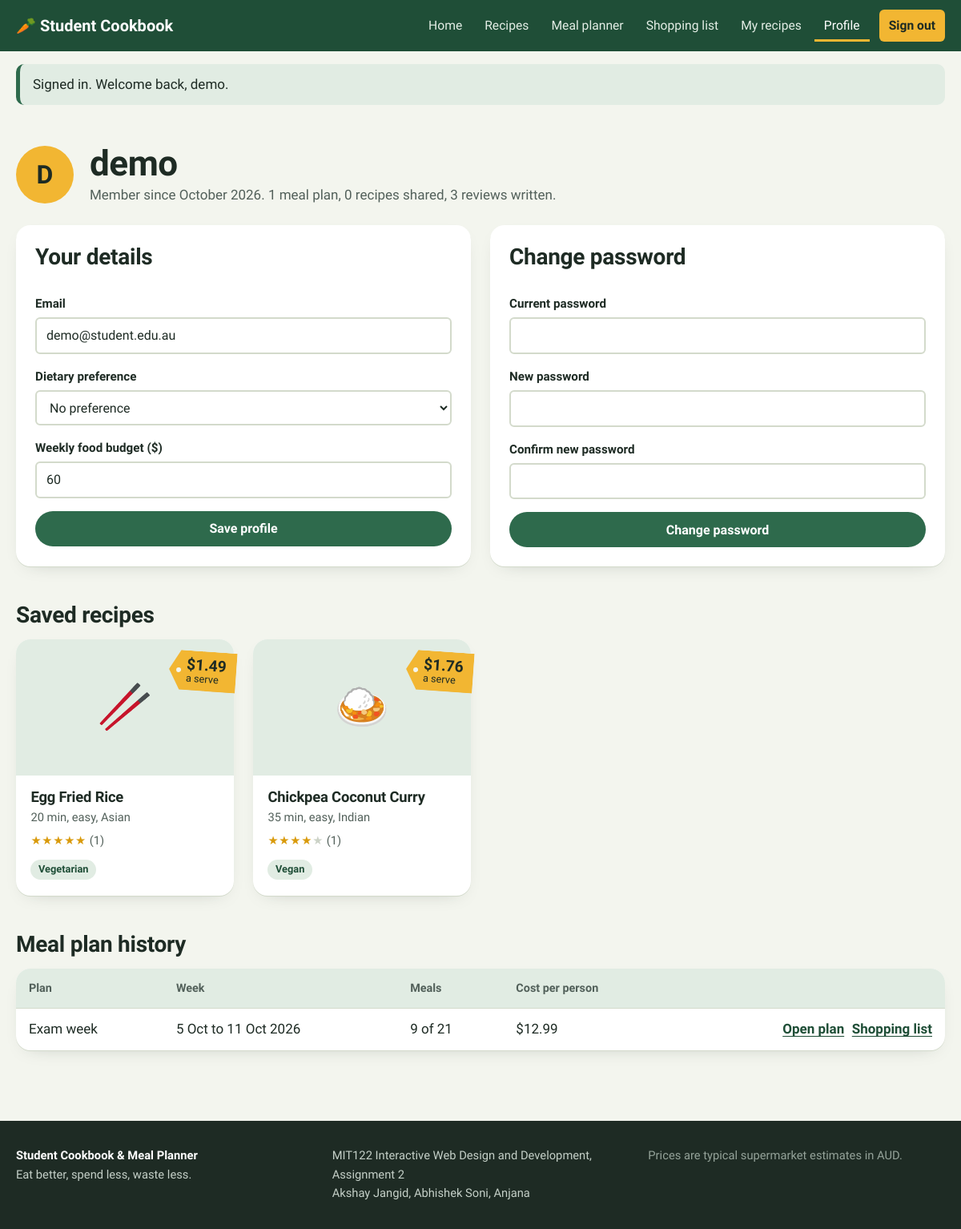
The app's page /profile.php (signed in) with its own data.
### tables this page shows
CREATE TABLE users (
    user_id            INT AUTO_INCREMENT PRIMARY KEY,
    username           VARCHAR(50)  NOT NULL UNIQUE,
    email              VARCHAR(120) NOT NULL UNIQUE,
    password_hash      VARCHAR(255) NOT NULL,
    dietary_preference ENUM('none','vegetarian','vegan','gluten-free','dairy-free') NOT NULL DEFAULT 'none',
    budget             DECIMAL(8,2) NOT NULL DEFAULT 60.00,    
    created_at         TIMESTAMP DEFAULT CURRENT_TIMESTAMP
);

CREATE TABLE recipes (
    recipe_id        INT AUTO_INCREMENT PRIMARY KEY,
    title            VARCHAR(120) NOT NULL,
    description      TEXT NOT NULL,
    instructions     TEXT NOT NULL,               
    prep_time        INT NOT NULL DEFAULT 0,      
    cook_time        INT NOT NULL DEFAULT 0,      
    servings         INT NOT NULL DEFAULT 1,
    cost_per_serving DECIMAL(6,2) NOT NULL DEFAULT 0.00,   
    difficulty       ENUM('easy','medium','hard') NOT NULL DEFAULT 'easy',
    cuisine          VARCHAR(40) NOT NULL,
    dietary          ENUM('none','vegetarian','vegan','gluten-free','dairy-free') NOT NULL DEFAULT 'none',
    calories         INT DEFAULT NULL,            
    protein_g        INT DEFAULT NULL,            
    image            VARCHAR(255) DEFAULT NULL,   
    created_by       INT DEFAULT NULL,            
    created_at       TIMESTAMP DEFAULT CURRENT_TIMESTAMP,
    FOREIGN KEY (created_by) REFERENCES users(user_id) ON DELETE SET NULL
);

CREATE TABLE meal_plans (
    meal_plan_id INT AUTO_INCREMENT PRIMARY KEY,
    user_id      INT NOT NULL,
    plan_name    VARCHAR(80) NOT NULL,
    start_date   DATE NOT NULL,                   
    end_date     DATE NOT NULL,
    created_at   TIMESTAMP DEFAULT CURRENT_TIMESTAMP,
    FOREIGN KEY (user_id) REFERENCES users(user_id) ON DELETE CASCADE
);

### profile.php (the view, shortened to what this page needs)
<?php
require_once 'includes/functions.php';
$uid    = current_user_id();
$user = current_user($pdo);
$stmt = $pdo->prepare(str_replace('FROM recipes r', 'FROM saved_recipes s JOIN recipes r ON r.recipe_id = s.recipe_id', RECIPE_LIST_SQL)
    . ' WHERE s.user_id = ? GROUP BY r.recipe_id ORDER BY s.saved_at DESC');
$stmt->execute([$uid]);
$saved = $stmt->fetchAll();
$stmt = $pdo->prepare('SELECT mp.*, COUNT(mpi.item_id) AS meals, COALESCE(SUM(r.cost_per_serving), 0) AS cost
                       FROM meal_plans mp
                       LEFT JOIN meal_plan_items mpi ON mpi.meal_plan_id = mp.meal_plan_id
                       LEFT JOIN recipes r ON r.recipe_id = mpi.recipe_id
                       WHERE mp.user_id = ? GROUP BY mp.meal_plan_id ORDER BY mp.start_date DESC');
$stmt->execute([$uid]);
$history = $stmt->fetchAll();
$stmt = $pdo->prepare('SELECT (SELECT COUNT(*) FROM recipes WHERE created_by = ?) AS shared,
                              (SELECT COUNT(*) FROM reviews WHERE user_id = ?) AS reviewed');
$stmt->execute([$uid, $uid]);
$counts = $stmt->fetch();
require 'includes/header.php';
?>
<section class="wrap section">
    <div class="profile-head">
        <span class="avatar" aria-hidden="true"><?= e(strtoupper(substr($user['username'], 0, 1))) ?></span>
        <div>
            <h1><?= e($user['username']) ?></h1>
            <p class="muted">Member since <?= date('F Y', strtotime($user['created_at'])) ?>.
                <?= count($history) ?> meal plan<?= count($history) === 1 ? '' : 's' ?>,
                <?= (int) $counts['shared'] ?> recipe<?= $counts['shared'] == 1 ? '' : 's' ?> shared,
                <?= (int) $counts['reviewed'] ?> review<?= $counts['reviewed'] == 1 ? '' : 's' ?> written.</p>
        </div>
    </div>
    <div class="profile-grid">
        <form method="post" class="form panel" data-validate novalidate>
            <h2>Your details</h2>
            <label>Email
                <input type="email" name="email" required value="<?= e($user['email']) ?>" data-error="Enter a valid email address.">
            </label>
            <label>Dietary preference
                <select name="dietary_preference">
                    <?php foreach (DIETS as $val => $label): ?>
                        <option value="<?= $val ?>"<?= $user['dietary_preference'] === $val ? ' selected' : '' ?>><?= $label ?></option>
                    <?php endforeach; ?>
                </select>
            </label>
            <label>Weekly food budget ($)
                <input type="number" name="budget" min="0" max="1000" step="1" value="<?= e((int) $user['budget']) ?>">
            </label>
            <button class="btn btn-primary" type="submit">Save profile</button>
        </form>
        <form method="post" class="form panel" data-validate novalidate>
            <h2>Change password</h2>
            <label>Current password
                <input type="password" name="current_password" required autocomplete="current-password" data-error="Enter your current password.">
            </label>
            <label>New password
                <input type="password" name="new_password" id="new-password" required minlength="8" autocomplete="new-password" data-error="At least 8 characters.">
            </label>
            <label>Confirm new password
                <input type="password" name="confirm_password" required data-match="new-password" autocomplete="new-password" data-error="Passwords must match.">
            </label>
            <button class="btn btn-primary" type="submit">Change password</button>
        </form>
    </div>
    <h2 id="saved">Saved recipes</h2>
    <?php if ($saved): ?>
        <div class="recipe-grid">
            <?php foreach ($saved as $r) echo recipe_card($r); ?>
        </div>
    <?php else: ?>
        <p class="muted">Nothing saved yet. Tap "Save recipe" on any recipe to keep it here.</p>
    <?php endif; ?>
    <h2>Meal plan history</h2>
    <?php if ($history): ?>
        <div class="table-scroll">
            <table class="data-table">
                <thead><tr><th scope="col">Plan</th><th scope="col">Week</th><th scope="col">Meals</th><th scope="col">Cost per person</th><th scope="col"><span class="visually-hidden">Links</span></th></tr></thead>
                <tbody>
                <?php foreach ($history as $h): ?>
                    <tr>
                        <td><?= e($h['plan_name']) ?></td>
                        <td><?= date('j M', strtotime($h['start_date'])) ?> to <?= date('j M Y', strtotime($h['end_date'])) ?></td>
                        <td><?= (int) $h['meals'] ?> of 21</td>
                        <td><?= money($h['cost']) ?></td>
                        <td class="row-actions">
                            <a class="text-link" href="planner.php?plan=<?= (int) $h['meal_plan_id'] ?>">Open plan</a>
                            <a class="text-link" href="shopping-list.php?plan=<?= (int) $h['meal_plan_id'] ?>">Shopping list</a>
                        </td>
                    </tr>
                <?php endforeach; ?>
                </tbody>
            </table>
        </div>
    <?php else: ?>
        <p class="muted">No meal plans yet. <a href="planner.php">Start your first plan</a>.</p>
    <?php endif; ?>
</section>
<?php require 'includes/footer.php'; ?>

### includes/functions.php (shortened to what this page needs)
<?php
function e($value): string
{
    return htmlspecialchars((string) $value, ENT_QUOTES, 'UTF-8');
}
function is_logged_in(): bool
{
    return isset($_SESSION['user_id']);
}
function current_user_id(): ?int
{
    return $_SESSION['user_id'] ?? null;
}
function current_user(PDO $pdo): ?array
{
    $stmt = $pdo->prepare('SELECT user_id, username, email, dietary_preference, budget, created_at FROM users WHERE user_id = ?');
    $stmt->execute([current_user_id()]);
    return $stmt->fetch() ?: null;
}
function money($amount): string
{
    return '$' . number_format((float) $amount, 2);
}
function stars(float $rating): string
{
    $full = (int) round($rating);
    return '<span class="stars" aria-label="' . number_format($rating, 1) . ' out of 5">'
        . str_repeat('★', $full) . '<span class="stars-empty">' . str_repeat('★', 5 - $full) . '</span></span>';
}
function cuisine_emoji(string $cuisine): string
{
    $map = ['Asian' => '🥢', 'Breakfast' => '🍳', 'Indian' => '🍛', 'Italian' => '🍝', 'Mediterranean' => '🥣', 'Mexican' => '🌮'];
    return $map[$cuisine] ?? '🍽️';
}
function recipe_card(array $r): string
{
    $img = $r['image']
        ? '<img src="' . e($r['image']) . '" alt="" loading="lazy">'
        : '<span class="card-emoji" aria-hidden="true">' . cuisine_emoji($r['cuisine']) . '</span>';
    $rating = isset($r['avg_rating']) && $r['avg_rating'] !== null
        ? stars((float) $r['avg_rating']) . ' <span class="muted">(' . (int) $r['review_count'] . ')</span>'
        : '<span class="muted">No ratings yet</span>';
    $diet = $r['dietary'] !== 'none' ? '<span class="tag">' . e(DIETS[$r['dietary']]) . '</span>' : '';
    return '<article class="recipe-card">
        <a class="card-link" href="recipe-detail.php?id=' . (int) $r['recipe_id'] . '">
            <div class="card-media">' . $img . '</div>
            <span class="price-tag"><strong>' . money($r['cost_per_serving']) . '</strong> a serve</span>
            <div class="card-body">
                <h3>' . e($r['title']) . '</h3>
                <p class="card-meta">' . ((int) $r['prep_time'] + (int) $r['cook_time']) . ' min, ' . e($r['difficulty']) . ', ' . e($r['cuisine']) . '</p>
                <p class="card-rating">' . $rating . '</p>
                ' . $diet . '
            </div>
        </a>
    </article>';
}

### records on screen
users: username "D", username "demo", created_at "October 2026", email "demo@student.edu.au", dietary_preference "No preference", budget "60"
recipes: cuisine "🥢", cost_per_serving "$1.49", title "Egg Fried Rice", (int) $r['prep_time'] + (int) $r['cook_time'] "20", difficulty "easy", cuisine "Asian", full "★★★★★", review_count "1", dietary "Vegetarian"
recipes: cuisine "🍛", cost_per_serving "$1.76", title "Chickpea Coconut Curry", (int) $r['prep_time'] + (int) $r['cook_time'] "35", difficulty "easy", cuisine "Indian", full "★★★★", full "★", review_count "1", dietary "Vegan"
meal_plans: plan_name "Exam week", start_date "5 Oct", end_date "11 Oct 2026", meals "9", cost "$12.99"

### other values on screen
$label "Home"
$label "Recipes"
$label "Meal planner"
$label "Shopping list"
$label "My recipes"
$flashItem['message'] "Signed in. Welcome back, demo."
count($history) "1"
$counts['shared'] "0"
$counts['reviewed'] "3"
